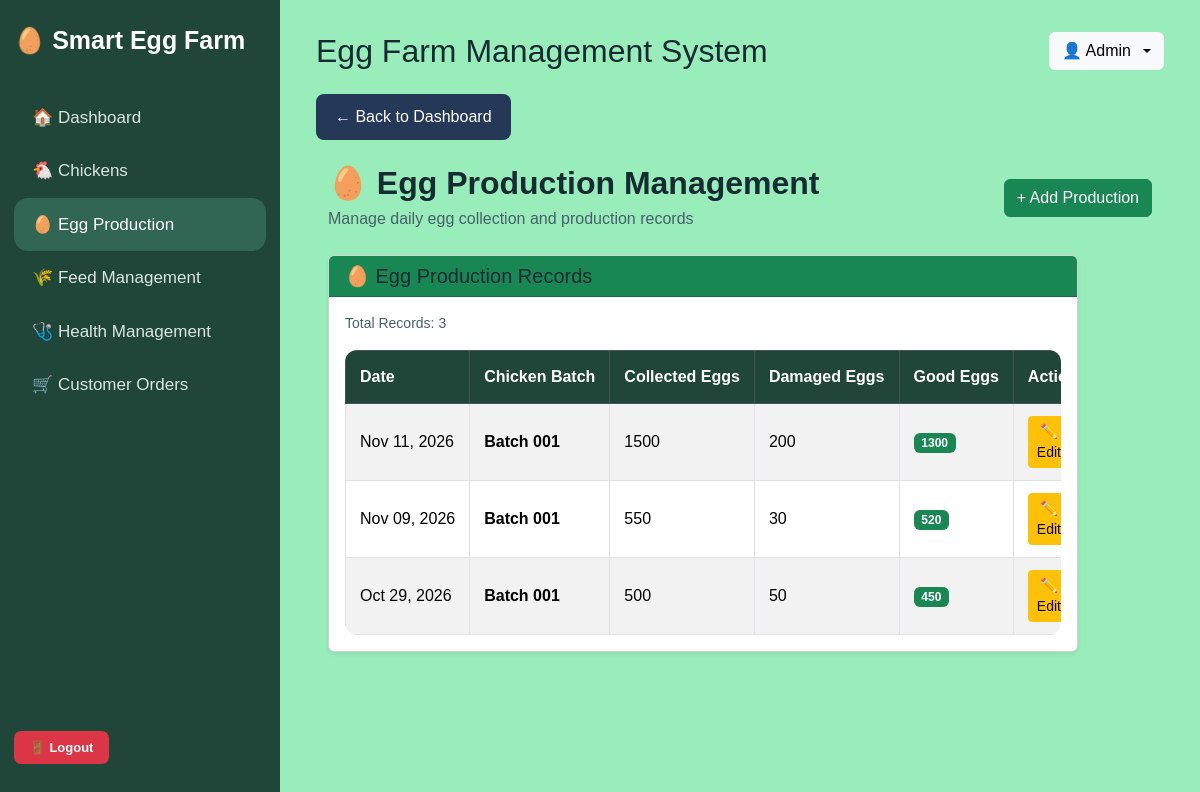
The page /production/ (signed in) on the database its author committed.
### production/models.py (models this page shows, shortened)
class EggProduction(models.Model):
    batch = models.ForeignKey(
        ChickenBatch,
        on_delete=models.PROTECT
    )
    date = models.DateField()
    eggs_collected = models.PositiveIntegerField()
    damaged_eggs = models.PositiveIntegerField(default=0)
    @property
    def good_eggs(self):
        return self.eggs_collected - self.damaged_eggs

### chickens/models.py (models this page shows, shortened)
class ChickenBatch(models.Model):
    batch_name = models.CharField(
        max_length=100
    )
    breed = models.CharField(
        max_length=100
    )
    quantity = models.PositiveIntegerField(
        validators=[MinValueValidator(1)]
    )
    age_weeks = models.PositiveIntegerField()
    arrival_date = models.DateField()

### production/views.py (the view)
# urls.py: path('', views.production_list, name='production_list'),
@login_required
def production_list(request):
    productions = EggProduction.objects.all().order_by('-date', '-id')
    return render(
        request,
        'production/production_list.html',
        {'productions': productions}
    )

### production/templates/production/production_list.html (shortened to what this page needs)
{% extends 'base.html' %}
{% block content %}
<div class="container-fluid">
    <div class="d-flex justify-content-between align-items-center flex-wrap gap-3 mb-4">
        <div>
            <h2 class="fw-bold mb-1">
                🥚 Egg Production Management
            </h2>
            <p class="text-muted mb-0">
                Manage daily egg collection and production records
            </p>
        </div>
        <div class="d-flex flex-wrap gap-2">
            <a href="{% url 'add_production' %}"
               class="btn btn-success">
                + Add Production
            </a>
        </div>
    </div>
    <div class="card shadow-sm mb-4">
        <div class="card-header bg-success text-white">
            <h5 class="mb-0">
                🥚 Egg Production Records
            </h5>
        </div>
        <div class="card-body">
            <p class="text-muted small mb-3">
                Total Records: {{ productions|length }}
            </p>
            <div class="table-responsive">
                <table class="table table-bordered table-striped table-hover align-middle">
                    <thead class="table-dark">
                        <tr>
                            <th>Date</th>
                            <th>Chicken Batch</th>
                            <th>Collected Eggs</th>
                            <th>Damaged Eggs</th>
                            <th>Good Eggs</th>
                            <th>Actions</th>
                        </tr>
                    </thead>
                    <tbody>
                        {% for record in productions %}
                        <tr>
                            <td class="text-nowrap">
                                {{ record.date|date:"M d, Y" }}
                            </td>
                            <td>
                                <strong>
                                    {{ record.batch.batch_name }}
                                </strong>
                            </td>
                            <td>
                                {{ record.eggs_collected }}
                            </td>
                            <td>
                                {{ record.damaged_eggs }}
                            </td>
                            <td>
                                <span class="badge bg-success">
                                    {{ record.good_eggs }}
                                </span>
                            </td>
                            <td>
                                <div class="d-flex gap-2">
                                    <a href="{% url 'edit_production' record.pk %}"
                                       class="btn btn-warning btn-sm">
                                        ✏️ Edit
                                    </a>
                                </div>
                            </td>
                        </tr>
                        {% endfor %}
                    </tbody>
                </table>
            </div>
        </div>
    </div>
</div>
{% endblock %}

### templates/base.html (shortened to what this page needs)
{% load static %}
<!DOCTYPE html>
<html lang="en">
<head>
    <link
        href="https://cdn.jsdelivr.net/npm/bootstrap@5.3.3/dist/css/bootstrap.min.css"
        rel="stylesheet"
    >
    <link
        rel="stylesheet"
        href="{% static 'css/style.css' %}"
    >
</head>
<body>
    <aside class="sidebar">
        <h3 class="mb-4">
            🥚 Smart Egg Farm
        </h3>
<nav>
    {% if user.is_authenticated %}
        {% if user.is_staff %}
            <a href="{% url 'dashboard' %}"
               class="{% if request.resolver_match.url_name == 'dashboard' %}active{% endif %}">
                🏠 Dashboard
            </a>
            <a href="{% url 'batch_list' %}"
               class="{% if '/chickens/' in request.path %}active{% endif %}">
                🐔 Chickens
            </a>
            <a href="{% url 'production_list' %}"
               class="{% if '/production/' in request.path %}active{% endif %}">
                🥚 Egg Production
            </a>
            <a href="{% url 'feed_list' %}"
               class="{% if '/feed/' in request.path %}active{% endif %}">
                🌾 Feed Management
            </a>
            <a href="{% url 'health_list' %}"
               class="{% if '/health/' in request.path %}active{% endif %}">
                🩺 Health Management
            </a>
            <a href="{% url 'admin_orders' %}"
               class="{% if request.resolver_match.url_name == 'admin_orders' %}active{% endif %}">
                🛒 Customer Orders
            </a>
        {% endif %}
    {% endif %}
</nav>
        {% if user.is_authenticated %}
            <div class="logout-section">
                <form method="post" action="{% url 'logout' %}">
                    <button
                        type="submit"
                        class="btn btn-danger btn-sm logout-btn">
                        🚪 Logout
                    </button>
                </form>
            </div>
        {% endif %}
    </aside>
    <main class="main-content">
        <header class="d-flex justify-content-between align-items-center flex-wrap gap-3 mb-4">
            <h2 class="fw-normal mb-0">
                Egg Farm Management System
            </h2>
            {% if user.is_authenticated %}
                <div class="dropdown">
                    <button
                        class="btn btn-light dropdown-toggle d-flex align-items-center gap-2"
                        type="button"
                        data-bs-toggle="dropdown"
                        aria-expanded="false">
                        👤 {{ user.first_name|default:user.username }}
                    </button>
                </div>
            {% endif %}
        </header>
        {% if user.is_authenticated %}
            {% if user.is_staff %}
                {% if request.resolver_match.url_name != 'dashboard' %}
                    <div class="mb-4">
                        <a href="{% url 'dashboard' %}"
                           class="btn"
                           style="background-color: #253858;
                                  color: white;
                                  border-radius: 8px;
                                  padding: 10px 18px;">
                            ← Back to Dashboard
                        </a>
                    </div>
                {% endif %}
            {% endif %}
        {% endif %}
        {% block content %}
        {% endblock %}
    </main>
</body>
</html>

### static/css/style.css (style rules this page uses)
:root { --sidebar-width: 280px; --sidebar-bg: #204539; --sidebar-hover: #306653; --page-bg: #98edbb; --card-bg: #dcece4; --text-dark: #172b32; --text-muted: #46616a; --primary-green: #198754; }
* { box-sizing: border-box; }
html, body { margin: 0; padding: 0; min-height: 100%; }
body { font-family: Arial, Helvetica, sans-serif; background: var(--page-bg); color: var(--text-dark); overflow-x: hidden; }
.sidebar { position: fixed; top: 0; left: 0; width: var(--sidebar-width); height: 100vh; padding: 24px 14px; background: var(--sidebar-bg); color: #ffffff; display: flex; flex-direction: column; gap: 10px; overflow-y: auto; z-index: 1000; }
.sidebar h2, .sidebar h3, .sidebar h4 { color: #ffffff; font-weight: 700; margin: 0 0 30px; line-height: 1.3; }
.sidebar a { display: block; width: 100%; padding: 14px 18px; border-radius: 14px; color: #d9e7e0; text-decoration: none; font-size: 17px; font-weight: 500; transition: background 0.2s ease; }
.sidebar a:hover, .sidebar a.active { background: var(--sidebar-hover); color: #ffffff; }
.logout-section { margin-top: auto; padding-top: 22px; padding-bottom: 12px; width: 100%; }
.logout-section form { width: auto !important; display: block; margin: 0; }
.logout-section .logout-btn { display: inline-block !important; width: auto !important; min-width: 95px; padding: 7px 14px; font-size: 13px; font-weight: 600; border-radius: 7px; background: #dc3545; border: none; color: #ffffff; cursor: pointer; }
.main-content { margin-left: var(--sidebar-width); width: calc(100% - var(--sidebar-width)); min-width: 0; min-height: 100vh; padding: 32px 36px; background: var(--page-bg); }
.main-content > * { max-width: 100%; }
.main-content h1, .main-content h2, .main-content h3, .main-content h4, .main-content h5 { color: var(--text-dark); }
.main-content h2 { font-weight: 700; }
.main-content .text-muted { color: var(--text-muted) !important; }
.btn-success { background-color: #198754; border-color: #198754; }
.btn-warning { background-color: #ffc107; border-color: #ffc107; }
.table-responsive { width: 100%; overflow-x: auto; border-radius: 12px; }
.table { background: #ffffff; margin-bottom: 0; }
.table th { background: #204539; color: #ffffff; padding: 14px; white-space: nowrap; }
.table td { padding: 12px 14px; vertical-align: middle; }
button, .btn { transition: all 0.2s ease; }
.sidebar h3, .sidebar .logout-section p { color: #ffffff !important; }
.sidebar h3 { font-size: 25px; font-weight: bold; line-height: 1.3; }
.main-content .card { max-width: 750px; }

### rows shown on the page
EggProduction: date "Nov 11, 2026", batch.batch_name "Batch 001", eggs_collected "1500", damaged_eggs "200", good_eggs "1300"
EggProduction: date "Nov 09, 2026", batch.batch_name "Batch 001", eggs_collected "550", damaged_eggs "30", good_eggs "520"
EggProduction: date "Oct 29, 2026", batch.batch_name "Batch 001", eggs_collected "500", damaged_eggs "50", good_eggs "450"

### other values the page prints
{{ user.first_name|default:user.username }} "Admin"
{{ productions|length }} "3"
